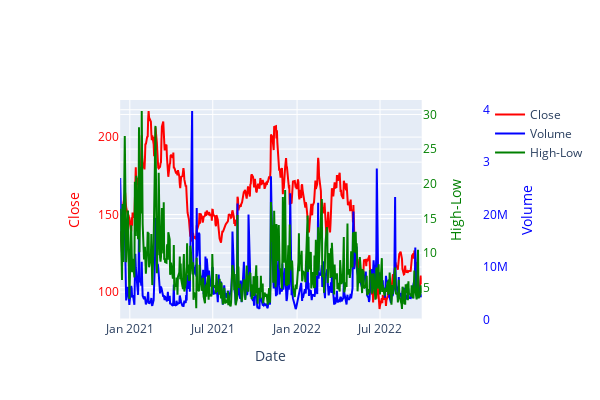

Notebook source saved alongside this figure:
### Code cell
# 지금까지는 plotly의 express사용 
# 지금부터는 plotly.graph_objects
import plotly.graph_objects as go 

# 3개 축 그리기 
fig = make_subplots()
#1번째 축: Close
fig.add_trace(
    go.Scatter(
        x=df_abnb['Date'], y=df_abnb['Close'], name='Close',
        mode='lines', yaxis='y', line={'color':'red'}
    ) 
) 
#2번째 축: Volume
fig.add_trace(
    go.Scatter(
        x=df_abnb['Date'], y=df_abnb['Volume'], name='Volume',
        mode='lines', yaxis='y2', line={'color':'blue'}
    ) 
) 
#3번째 축: High-Low
fig.add_trace(
    go.Scatter(
        x=df_abnb['Date'], y=df_abnb['High-Low'], name='High-Low',
        mode='lines', yaxis='y3', line={'color':'green'}
    ) 
) 

fig.update_layout(
    yaxis = dict(title='Close'),
    yaxis2 = dict(title='Volume', position=1, side='right', overlaying='y', anchor='free'),
    yaxis3 = dict(title='High-Low', side ='right', anchor='x', overlaying='y'),
    xaxis = dict(title='Date', domain=[.1, .85]),
    width=600, height=400
)

fig.layout.yaxis.color = 'red'
fig.layout.yaxis2.color = 'blue'
fig.layout.yaxis3.color = 'green'

fig.show()

### Figure 1 — Plotly figure (JSON) as saved in the notebook; plotly's stock layout.template omitted (floating-point values rounded to 4 significant figures; data arrays with more than 128 entries replaced by an {"elided": "..."} marker saying what was removed)
{"data": [{"line": {"color": "red"}, "mode": "lines", "name": "Close", "type": "scatter", "x": {"elided": "454 str values"}, "y": {"elided": "454 float values"}, "yaxis": "y"}, {"line": {"color": "blue"}, "mode": "lines", "name": "Volume", "type": "scatter", "x": {"elided": "454 str values"}, "y": {"elided": "454 int values"}, "yaxis": "y2"}, {"line": {"color": "green"}, "mode": "lines", "name": "High-Low", "type": "scatter", "x": {"elided": "454 str values"}, "y": {"elided": "454 float values"}, "yaxis": "y3"}], "layout": {"height": 400, "width": 600, "xaxis": {"anchor": "y", "domain": [0.1, 0.85], "title": {"text": "Date"}}, "yaxis": {"anchor": "x", "color": "red", "domain": [0, 1], "title": {"text": "Close"}}, "yaxis2": {"anchor": "free", "color": "blue", "overlaying": "y", "position": 1, "side": "right", "title": {"text": "Volume"}}, "yaxis3": {"anchor": "x", "color": "green", "overlaying": "y", "side": "right", "title": {"text": "High-Low"}}}}
